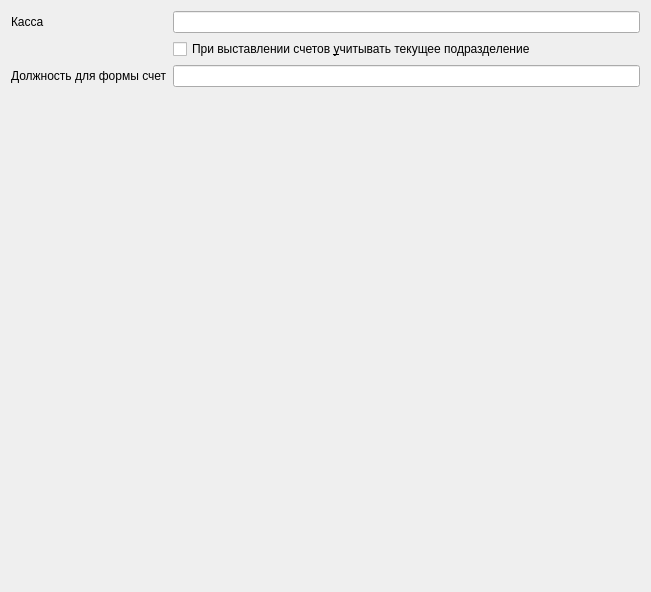
<?xml version="1.0" encoding="UTF-8"?>
<ui version="4.0">
 <class>accountingPage</class>
 <widget class="QWidget" name="accountingPage">
  <property name="geometry">
   <rect>
    <x>0</x>
    <y>0</y>
    <width>651</width>
    <height>592</height>
   </rect>
  </property>
  <property name="windowTitle">
   <string>Расчёты</string>
  </property>
  <property name="toolTip">
   <string/>
  </property>
  <layout class="QGridLayout" name="gridLayout">
   <item row="0" column="0">
    <widget class="QLabel" name="lblCachBox">
     <property name="text">
      <string>Касса</string>
     </property>
     <property name="buddy">
      <cstring>edtCachBox</cstring>
     </property>
    </widget>
   </item>
   <item row="0" column="1">
    <widget class="QLineEdit" name="edtCachBox"/>
   </item>
   <item row="1" column="1">
    <widget class="QCheckBox" name="chkFilterPaymentByOrgStructure">
     <property name="text">
      <string>При выставлении счетов &amp;учитывать текущее подразделение</string>
     </property>
    </widget>
   </item>
   <item row="2" column="0">
    <widget class="QLabel" name="lblPositionInvoice">
     <property name="text">
      <string>Должность для формы счет</string>
     </property>
     <property name="buddy">
      <cstring>edtCachBox</cstring>
     </property>
    </widget>
   </item>
   <item row="2" column="1">
    <widget class="QLineEdit" name="edtPositionInvoice"/>
   </item>
   <item row="3" column="0">
    <spacer name="verticalSpacer">
     <property name="orientation">
      <enum>Qt::Vertical</enum>
     </property>
     <property name="sizeHint" stdset="0">
      <size>
       <width>20</width>
       <height>1</height>
      </size>
     </property>
    </spacer>
   </item>
  </layout>
 </widget>
 <tabstops>
  <tabstop>edtCachBox</tabstop>
 </tabstops>
 <resources/>
 <connections/>
</ui>
